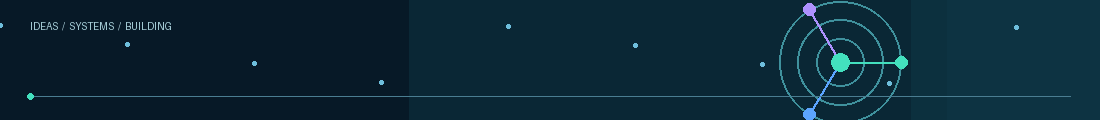
#> input picture assets/about-motion.gif, 1100 x 120 px; its folder holds 4 pictures in this run
$ python audit_profile_assets.py
#> lines starting #> are read from the running program, lines starting #| are printed output that depends on the picture
#!/usr/bin/env python3
"""Create a deterministic inventory of every repository-owned profile asset."""
from __future__ import annotations

import argparse
import hashlib
import json
import xml.etree.ElementTree as ET
from collections import defaultdict
from pathlib import Path
from PIL import Image

ROOT = Path("assets")
JSON_OUT = Path("docs/profile-audit/asset-inventory.json")
MD_OUT = Path("docs/profile-audit/asset-inventory.md")


def describe(path: Path) -> dict:
    raw = path.read_bytes()
    item = {
        "path": path.as_posix(),
        "kind": path.suffix.lower().lstrip(".") or "file",
        "bytes": len(raw),
        "sha256": hashlib.sha256(raw).hexdigest(),
    }
    suffix = path.suffix.lower()
    if suffix in {".gif", ".png", ".webp", ".jpg", ".jpeg"}:
        with Image.open(path) as image:
            item["format"] = image.format
            item["width"], item["height"] = image.size
            item["frames"] = int(getattr(image, "n_frames", 1))
            if item["frames"] > 1:
                durations = []
                for frame in range(item["frames"]):
                    image.seek(frame)
                    durations.append(int(image.info.get("duration", 0) or 0))
                item["duration_ms_min"] = min(durations)
                item["duration_ms_max"] = max(durations)
                item["loop"] = image.info.get("loop")
    elif suffix == ".svg":
        root = ET.fromstring(raw)
        item["width"] = root.attrib.get("width")
        item["height"] = root.attrib.get("height")
        item["viewBox"] = root.attrib.get("viewBox")
    elif suffix == ".json":
        json.loads(raw.decode("utf-8"))
        item["valid_json"] = True
    return item


def human_bytes(value: int) -> str:
    if value < 1024:
        return f"{value} B"
    if value < 1024**2:
        return f"{value/1024:.1f} KB"
    return f"{value/1024**2:.2f} MB"


def render_markdown(items: list[dict], duplicates: list[list[str]]) -> str:
    counts = defaultdict(int)
    total = 0
    for item in items:
        counts[item["kind"]] += 1
        total += item["bytes"]
    lines = [
        "# Profile asset inventory",
        "",
        "Generated deterministically by scripts/audit_profile_assets.py from every file under assets/.",
        "",
        f"- Files: **{len(items)}**",
        f"- Combined asset size: **{human_bytes(total)}**",
        "- Types: " + ", ".join(f"{kind}: {count}" for kind, count in sorted(counts.items())),
        "",
        "| Asset | Type | Size | Dimensions | Frames | Timing | Loop | SHA-256 |",
        "|---|---:|---:|---:|---:|---:|---:|---|",
    ]
    for item in items:
        dimensions = ""
        if item.get("width") is not None and item.get("height") is not None:
            dimensions = f'{item["width"]} × {item["height"]}'
        elif item.get("viewBox"):
            dimensions = f'viewBox {item["viewBox"]}'
        frames = str(item.get("frames", "—"))
        timing = "—"
        if "duration_ms_min" in item:
            timing = str(item["duration_ms_min"])
            if item["duration_ms_min"] != item["duration_ms_max"]:
                timing += f'–{item["duration_ms_max"]}'
            timing += " ms"
        loop = str(item.get("loop", "—"))
        lines.append(f'| {item["path"]} | {item["kind"]} | {human_bytes(item["bytes"])} | {dimensions or "—"} | {frames} | {timing} | {loop} | {item["sha256"][:12]} |')
    lines.extend(["", "## Duplicate content", ""])
    if duplicates:
        for group in duplicates:
            lines.append("- " + ", ".join(group))
    else:
        lines.append("No byte-identical duplicate files detected.")
    lines.extend([
        "",
        "## Interpretation",
        "",
        "- GIF frame count and duration are read from the actual file, not inferred from its extension.",
        "- SVG dimensions and viewBox are read from parsed XML.",
        "- SHA-256 values make changes and byte-identical duplicates auditable.",
        "- This inventory records technical properties; it does not replace visual design review.",
        "",
    ])
    return "\n".join(lines)


def main() -> int:
    parser = argparse.ArgumentParser()
    parser.add_argument("--check", action="store_true", help="fail if committed inventory is stale")
    args = parser.parse_args()
    if not ROOT.is_dir():
        raise SystemExit("assets/ directory is missing")

    items = [describe(path) for path in sorted(ROOT.rglob("*")) if path.is_file()]
#> in describe, image is the input picture: PIL image 1100x120 P; mean R, G, B 11.6, 39.3, 53.6
#> after the loop in describe, `for frame in range(item["frames"]):`: durations = [100, 100, 100, 100, 100, 100, 100, 100, 100, 100, 100, 100, 100, 100, 100, 100, 100, 100, 100, 100, 100, 100, 100, 100]
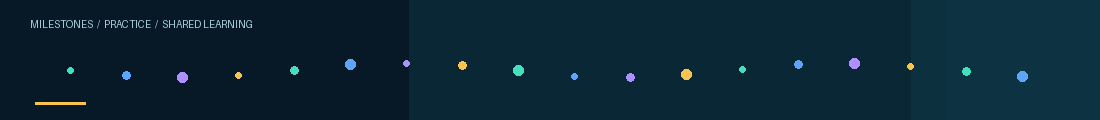
#> input picture assets/achievement-motion.gif, 1100 x 120 px
#> in describe, image is the input picture: PIL image 1100x120 P; mean R, G, B 11.4, 38, 52.5
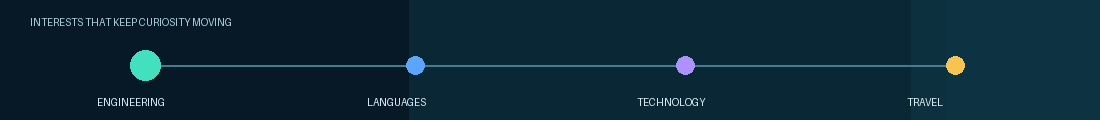
#> input picture assets/beyond-code-motion.gif, 1100 x 120 px
#> in describe, image is the input picture: PIL image 1100x120 P; mean R, G, B 12.9, 40.3, 54.7
#> after the loop in describe (call 3), `for frame in range(item["frames"]):`: durations = [600, 600, 600, 600]
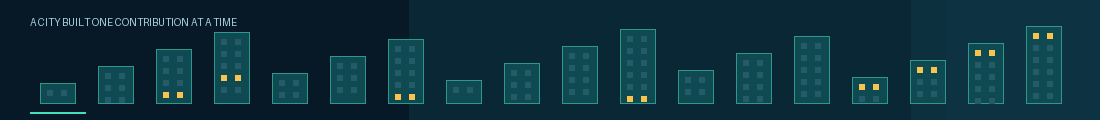
#> input picture assets/city-motion.gif, 1100 x 120 px
#> in describe, image is the input picture: PIL image 1100x120 P; mean R, G, B 13.8, 48, 60.1
#> after the loop in describe (call 4), `for frame in range(item["frames"]):`: durations = [110, 110, 110, 110, 110, 110, 110, 110, 110, 110, 110, 110, 110, 110, 110, 110, 110, 110, 110, 110, 110, 110, 110, 110]
#> items = 4 items
    if any(item["bytes"] == 0 for item in items):
        raise SystemExit("An empty asset file was found.")
    by_hash = defaultdict(list)
    for item in items:
        by_hash[item["sha256"]].append(item["path"])
#> this loop made 4 passes
    duplicates = [paths for paths in by_hash.values() if len(paths) > 1]
    json_text = json.dumps({
        "schema_version": 1,
        "asset_count": len(items),
        "total_bytes": sum(item["bytes"] for item in items),
        "assets": items,
        "duplicate_groups": duplicates,
    }, indent=2, ensure_ascii=False) + "\n"
    md_text = render_markdown(items, duplicates)
#> the loop in render_markdown, `for item in items:` made 4 passes
#> total on passes 1 to 4: 91491, 162422, 177939, 310354
#> after the loop in render_markdown, `for item in items:`: counts = {'gif': 4}; total = 310354
#> the loop in render_markdown, `for item in items:` made 4 passes
#> (frames, timing, loop) on passes 1 to 4: ('24', '100 ms', '1'), ('24', '100 ms', '1'), ('4', '600 ms', '1'), ('24', '110 ms', '0')
#> after the loop in render_markdown, `for item in items:`: lines = 14 items

    if args.check:
        if not JSON_OUT.is_file() or JSON_OUT.read_text(encoding="utf-8") != json_text:
            raise SystemExit("Asset inventory JSON is stale; regenerate and commit it.")
        if not MD_OUT.is_file() or MD_OUT.read_text(encoding="utf-8") != md_text:
            raise SystemExit("Asset inventory Markdown is stale; regenerate and commit it.")
        print(f"PASS: inventory matches all {len(items)} assets ({human_bytes(sum(i['bytes'] for i in items))}).")
        return 0

    JSON_OUT.parent.mkdir(parents=True, exist_ok=True)
    JSON_OUT.write_text(json_text, encoding="utf-8")
    MD_OUT.write_text(md_text, encoding="utf-8")
    print(f"Generated {JSON_OUT} and {MD_OUT}: {len(items)} assets, {human_bytes(sum(i['bytes'] for i in items))}.")
#| Generated docs/profile-audit/asset-inventory.json and docs/profile-audit/asset-inventory.md: 4 assets, 303.1 KB.
    return 0


if __name__ == "__main__":
    raise SystemExit(main())
#> (the program exits here)
